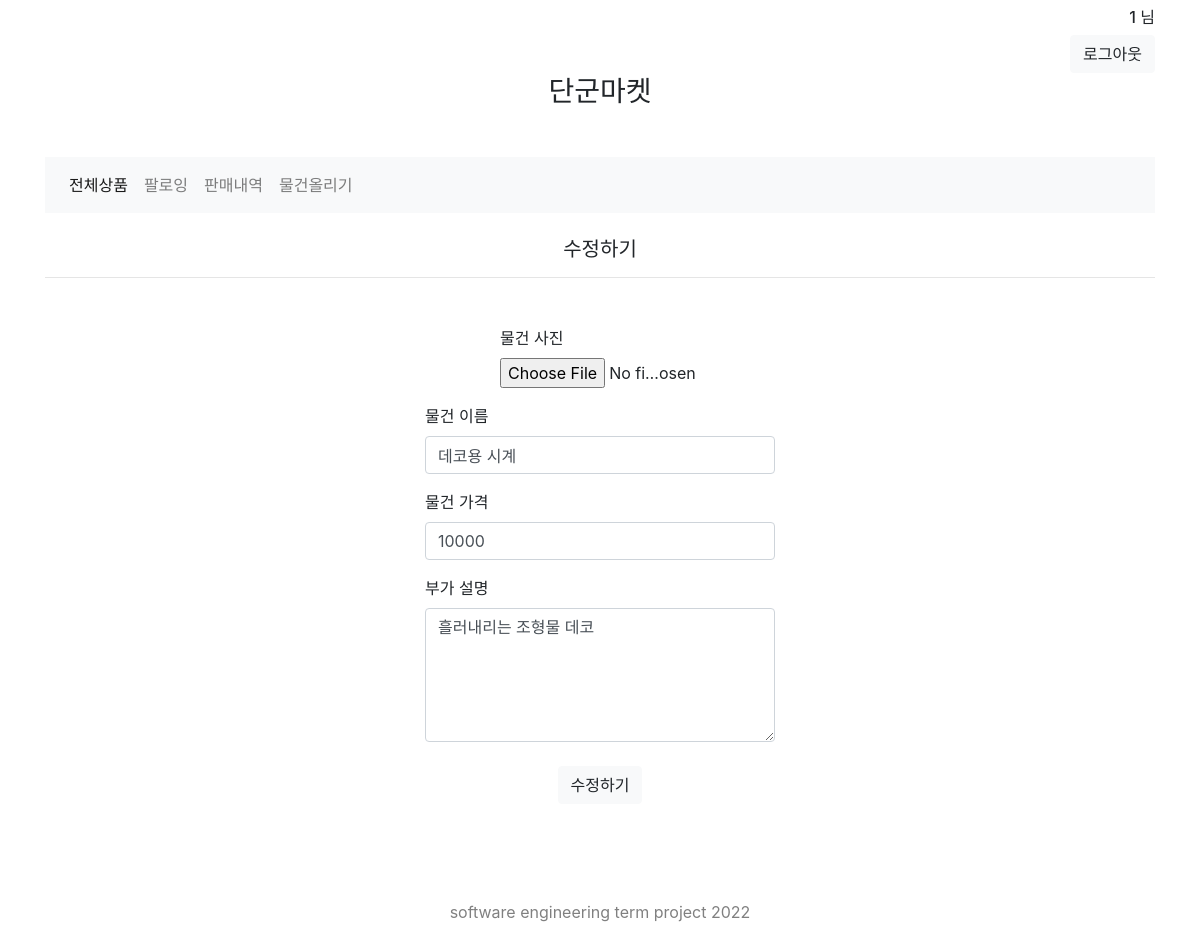
The page /edit/데코용 시계 (signed in) on the database its author committed.
### main.py (models this page shows, shortened)
class Product_class(db.Model):
    id = db.Column(db.Integer, primary_key = True, unique = True, autoincrement = True)
    p_name = db.Column(db.String(50))
    p_price = db.Column(db.String(50))
    p_sale = db.Column(db.String(50))
    p_id = db.Column(db.String(50))
    p_info = db.Column(db.String(200))
    p_img = db.Column(db.String(200))

### main.py (the view, shortened to what this page needs)
@app.route('/edit/<p_name>', methods=['GET', 'POST'])
def edit(p_name):
    result = Product_class.query.filter_by(p_name=p_name).first()
    return render_template('edit.html', username = session['username'], result=result)

### templates/edit.html (shortened to what this page needs)
<html>
    <head>
        <link rel="stylesheet" href="https://cdn.jsdelivr.net/npm/bootstrap@4.6.1/dist/css/bootstrap.min.css">
    </head>
    <body class="container">
        <header>
          <div class="d-block">
            <h6 class="text-right mt-2">{{username}} 님 </h6>
            <button type="button" href="{{ url_for('logout') }}" class="btn btn-light float-right" onclick="location.href='/logout'">로그아웃</button>
          </div>
            <div class="m-5">
                <h3 class="text-center" onclick="location.href='/'">단군마켓</h3>
            </div>
            <div>
                <nav class="navbar navbar-expand-lg navbar-light bg-light">
                    <div class="collapse navbar-collapse" id="navbarTogglerDemo01">
                      <ul class="navbar-nav mr-auto mt-2 mt-lg-0">
                        <li class="nav-item active">
                          <a class="nav-link" onclick="location.href='/'">전체상품<span class="sr-only">(current)</span></a>
                        </li>
                        <li class="nav-item">
                          <a class="nav-link" onclick="location.href='/following'">팔로잉</a>
                        </li>
                        <li class="nav-item">
                          <a class="nav-link" onclick="location.href='/selling'">판매내역</a>
                        </li>
                        <li class="nav-item">
                          <a class="nav-link" onclick="location.href='/upload'">물건올리기</a>
                        </li>
                      </ul>
                    </div>
                  </nav>
            </div>
        </header>
        <h5 class="mt-4 mb-2 text-center">수정하기</h5>
        <hr>
        <form method="POST" enctype="multipart/form-data">
          <div class="form-group mt-5" style="width:200px; margin: 0 auto">
            <label for="exampleFormControlFile1">물건 사진</label>
            <input type="file" name="file" value="{{result.p_img}}" class="form-control-file" id="exampleFormControlFile1">
          </div>
          <div class="form-group mt-3" style="width:350px; margin: 0 auto">
            <label for="exampleFormControlInput1">물건 이름</label>
            <input type="text" name="name" value="{{result.p_name}}" class="form-control" id="exampleFormControlInput1">
          </div>
          <div class="form-group mt-3" style="width:350px; margin: 0 auto">
            <label for="exampleFormControlInput1">물건 가격</label>
            <input type="text" name="price" value="{{result.p_price}}" class="form-control" id="exampleFormControlInput1">
          </div>
          <div class="form-group mt-3" style="width:350px; margin: 0 auto">
            <label for="exampleFormControlTextarea1">부가 설명</label>
            <textarea class="form-control" name="info" id="exampleFormControlTextarea1" rows="5">{{result.p_info}}</textarea>
          </div>
          <div class="text-center mt-4">
            <input type="submit" value="수정하기" class="btn btn-light" />
          </div>
        </form>
        <div class="p-5 mt-5">
          <p class="text-center" style="color:grey">software engineering term project 2022</p>
        </div>
    </body>
</html>

### rows shown on the page
Product_class: name "데코용 시계", price "10000", info "흘러내리는 조형물 데코"

### other values the page prints
{{ username }} "1"
